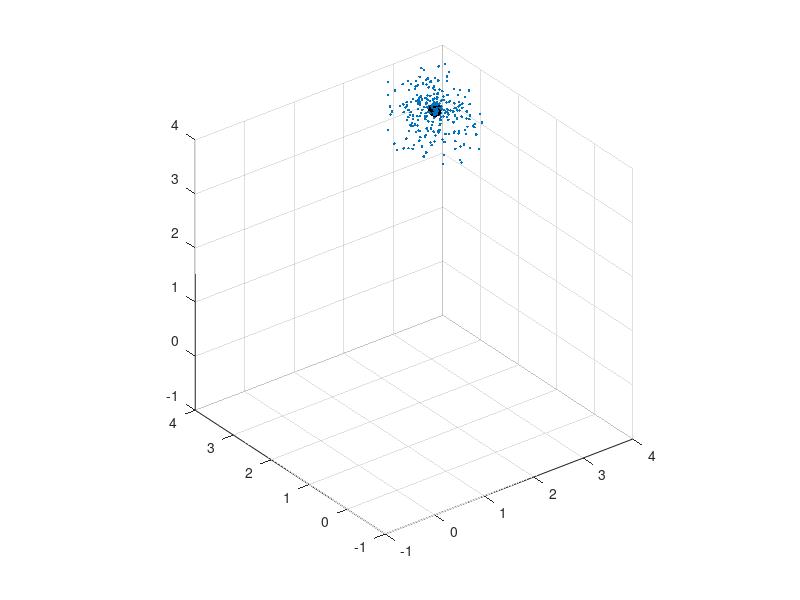
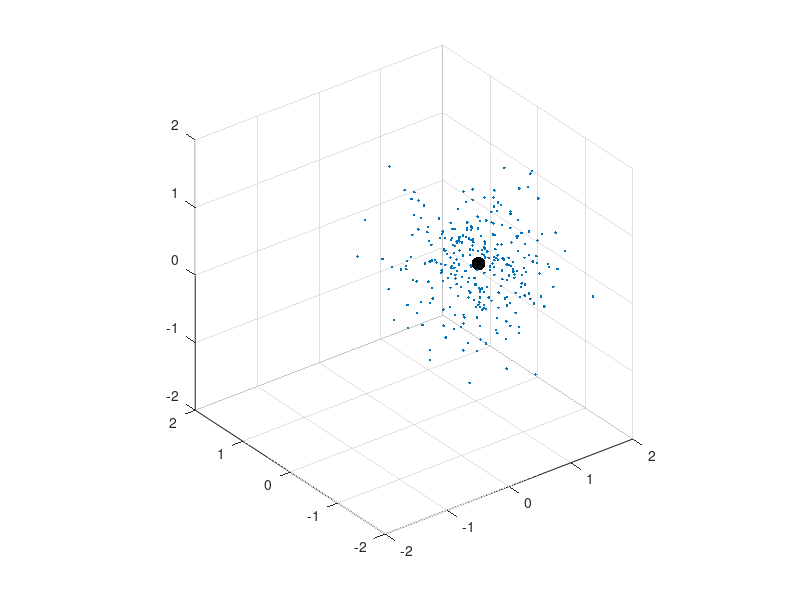

The MATLAB source for these figures, in order:
N = 300;
th = acos(rand(1,N)*2 - 1);
phi = rand(1,N)*2*pi;
r = rand(1,N);
r0 = [r.*sin(th).*cos(phi);r.*sin(th).*sin(phi);r.*cos(th)];
rG = sum(r0,2)/N;

figure(1)
clf
set(1,'Position', [100,265,560,420])
p1 = plot3(r0(1,:),r0(2,:),r0(3,:),'.');
hold on
G1 = plot3(rG(1),rG(2),rG(3),'k.','MarkerSize',30);
hold off
axis equal
axis([-1,4,-1,4,-1,4])
grid on

figure(2)
clf
set(2,'Position', [661,265,560,420])
p2 = plot3(r0(1,:),r0(2,:),r0(3,:),'.');
hold on
G2 = plot3(rG(1),rG(2),rG(3),'k.','MarkerSize',30);
hold off
axis equal
axis([-2,2,-2,2,-2,2])
grid on

v1 = repmat([1;1;1],1,N);
th = linspace(0,2*pi,151);
r2 = r0+repmat([cos(th(1));sin(th(1));0],1,N);
%%
for j = 1:150
    r1 = r0+v1*(j/45);
    rG1 = sum(r1,2)/N;
    set(p1,'XData',r1(1,:),'YData',r1(2,:),'ZData',r1(3,:))
    set(G1,'XData',rG1(1),'YData',rG1(2),'ZData',rG1(3))
    
    v2 = randn(3,N);
    r2 = r2+v2/30+repmat([cos(th(j+1))-cos(th(j));sin(th(j+1))-sin(th(j));0],1,N);
    rG2 = sum(r2,2)/N;
    set(p2,'XData',r2(1,:),'YData',r2(2,:),'ZData',r2(3,:))
    set(G2,'XData',rG2(1),'YData',rG2(2),'ZData',rG2(3))
    
    pause(0.1)
end

